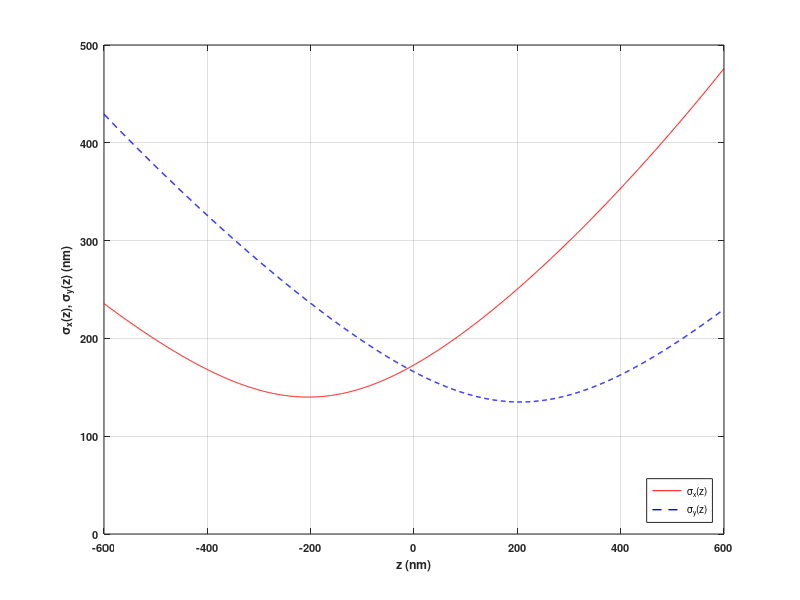

Source code (MATLAB): (Note: this script raises an error after producing the figure.)
%%%%%%%%%%%%%%%%%%%%%%%%%%%%%%%%%%%%%%%%%%%%%%%%%%%%%%%%%%%%%%%%%%%%%%
% This program generates figures and data movies for the paper titled 
% "Markov chain models of emitter activations in single molecule 
% localization microscopy". 
% 
% Section(A): Cycled illumination for 3D imaging 
% Section(B): Continuously illumination for 2D imaging 
% 
% You can choose to run one section
% 
% Yi Sun
% Electrical Engineering Department
% The City College of City University of New York
% E-mail: ysun@ccny.cuny.edu
% 01/06, 04/29, 05/07, 08/15/2024, 09/07/2024
%%%%%%%%%%%%%%%%%%%%%%%%%%%%%%%%%%%%%%%%%%%%%%%%%%%%%%%%%%%%%%%%%%%%%%

%%%%%%%%%%%%%%%%%%%%%%%%%%%%%%%%%%%%%%%%%%%%%%%%%%%%%%%%%%%%%%%%%%%%%%
%% Section (A): Cycled illumination for 3D imaging 
%%%%%%%%%%%%%%%%%%%%%%%%%%%%%%%%%%%%%%%%%%%%%%%%%%%%%%%%%%%%%%%%%%%%%%
%%% Emitter distance 
clear
fprintf(1,'Section (A): Cycled illumination for 3D imaging \n') ; 
eD=40 ;         % nm 
rng('default') ; 
rng(eD) ;       % use eD as key to initialize random number generators
fprintf(1,'Emitter lateral distance: %d (nm) \n',eD) ; 
%%% Optical system: 3D astigmatic PSF
c=205 ;
d=290 ;         % depth of microscope
sigmax0=280/2 ; Ax=0.05 ; Bx=0.03 ;   % nm
sigmay0=270/2 ; Ay=-0.01 ; By=0.02 ;	% 
%%% show sigmax, sigmay vs. z for 3d PSF
z=-600:600 ;
sigmax=sigmax0*(1+(z+c).^2/d^2+Ax*(z+c).^3/d^3+Bx*(z+c).^4/d^4).^0.5 ;
sigmay=sigmay0*(1+(z-c).^2/d^2+Ay*(z-c).^3/d^3+By*(z-c).^4/d^4).^0.5 ;
figure('Units','inches','Position',[4 6 4*[1 0.75]],'Color',[1 1 1]) ;
lg=plot(z,sigmax,'r-',z,sigmay,'b--','LineWidth',1) ;
axis([-600 600 0 500])
grid on
legend(lg,'\sigma_x(z)','\sigma_y(z)','Location','southeast')
xlabel('z (nm)')
ylabel('\sigma_x(z), \sigma_y(z) (nm)')
set(gca,'FontSize',8,'FontWeight','bold') ;

%%% Frame parameters
% sample is located at [0,Lx]x[0,Ly]x[-Lz,Lz]
Lx=4e3 ; Ly=Lx ;      % frame size in nm
Dx=1e2 ; Dy=1e2 ;     % pixel size in nm
Kx=Lx/Dx ; Ky=Ly/Dy ; % frame size in pixels
Lz=400 ;              % 2 x Lz = axial depth in nm
%%% Emitter intensity and signal to noise ratio
Dt=0.01 ;             % second, time per frame (1/Dt is frame rate) 
Ih=240000 ;           % average number of detected photons per emitter per second
DtIh=Dt*Ih ;          % photon count per frame per emitter 
% 'medium SNR'        % 
b=0.3 ;               % mean of Poisson noise (photons/s/nm^2)
                      % uniform background Poisson noise is assumed
G=0.2 ;               % variance of Gaussian noise (photons/s/nm^2) 
rp=Ih/b ;             % 800000 (nm^2/emitter) 
rg=Ih/G ;             % 1200000 (nm^2/emitter) 
r=rp*rg/(rp+rg) ;     % 480000 (nm^2/emitter) 
mu=5 ;                % mean of Gaussian noise (photons/s/nm^2)
Coff=mu*Dt*Dx*Dy ;    % Coff=819.2 photons/pixel; Camera offset in effect
% calculate SNR by Ref. [17] 
z0=0 ;                % consider z0=0 only 
sigmax_z0= ...        % 172.8791 nm
  sigmax0*(1+(z0+c).^2/d^2+Ax*(z0+c).^3/d^3+Bx*(z0+c).^4/d^4).^0.5 ;
sigmay_z0= ...        % 165.7935 nm
  sigmay0*(1+(z0-c).^2/d^2+Ay*(z0-c).^3/d^3+By*(z0-c).^4/d^4).^0.5 ;
SNR=10*log10(r) ...   % 1.2193 (dB) 
  -10*log10(sigmax_z0*sigmay_z0)-11.02

%%% Emitter locations - ground truth
fprintf(1,'Emitter locations: \n') ;
M=500 ;               % number of emitters
phi=0.1 ; beta=7.5+0.5*rand ;  % helix parameters 
xy1=zeros(3,M) ; 
J=zeros(1,M) ; 
m=1 ; J(m)=2 ;        % 1st emitter locaiton
xy1(:,m)=[beta*J(m)*cos(phi*J(m))  
          beta*J(m)*sin(phi*J(m))
          -Lz+(m-0.5)*(2*Lz/M)] ; 
for m=2:M
  if mod(m,10)==0||m==1
    fprintf(1,'M=%3d m=%3d \n',M,m) ;
  end
  syms t0
  St=vpasolve((beta*t0*cos(phi*t0)-xy1(1,m-1))^2+(beta*t0*sin(phi*t0)-xy1(2,m-1))^2==eD^2,t0,J(m-1)+0.1) ;
  J(m)=St ;
  xy1(:,m)=[beta*J(m)*cos(phi*J(m)) 
            beta*J(m)*sin(phi*J(m))
            -Lz+(m-0.5)*(2*Lz/M)] ; 
end
phi_=2*pi*rand ;            % random initial position in lateral plane
xy_=[cos(phi_) -sin(phi_) 
     sin(phi_) cos(phi_)]*xy1(1:2,:)+2*randn(2,1) ; 
xy0=[(max(xy_(1,:))+min(xy_(1,:)))/2 ; (max(xy_(2,:))+min(xy_(2,:)))/2] ;
xy_=xy_-xy0+[Lx/2 ; Ly/2] ; % adjust to frame center in lateral plane
xyz=[xy_ ; xy1(3,:)] ;      % ground truth emitter locaitons 

%%% Fig. 8. 3D emitter locations 
fprintf(1,'Fig. 8 \n') ; 
wx=3 ; wy=0.6*wx ; dx=0.62 ; dy=-0.12 ; 
PS=[dx/2+0.04 dy/2+0.25 wx-dx wy-dy] ;    % Positions of subfigures 
figure('Units','inches','Position',[3 4 wx wy],'Color',[1 1 1]) ;
subplot(1,1,1,'Units','inches','Position',PS) ;
plot3(xyz(1,:),xyz(2,:),xyz(3,:),'k.','MarkerSize',3) 
axis([0 Lx 0 Ly -Lz Lz])
xlabel('x (nm)','FontSize',6)
ylabel('y (nm)','FontSize',6)
zlabel('z (nm)','FontSize',6)
set(gca,'XTick',[0 1000 2000 3000 4000]) ;
set(gca,'XTickLabel',[0 1000 2000 3000 4000]) ;
set(gca,'YTick',[0 1000 2000 3000 4000]) ;
set(gca,'YTickLabel',[0 1000 2000 3000 4000]) ;
set(gca,'ZTick',[-400 -200 0 200 400]) ;
set(gca,'ZTickLabel',[-400 -200 0 200 400]) ;
set(gca,'FontSize',6) ;
print('Fig8.tif','-dtiffn')

%%% Emitter activation parameters: Cycled illumination, state 0, 1, 2 
% A-phase
tA0=0.014 ;       % < tA1, tD0, 1.44*KA*Dt=0.0144*KA, mean of TA0 in sec
pA0=exp(-Dt/tA0)  % 0.4895, probability to retain state 0 in Dt
tA1=0.02 ;        % > tA0, tD1, mean of time TA1 in sec
pA1=exp(-Dt/tA1)  % 0.6065, probability to retain state 1 in Dt
% D-phase 
tD0=0.30 ;        % > tA0, tD1, mean of time TD0 in sec 
pD0=exp(-Dt/tD0)  % 0.9672, probability to retain state 0 in Dt
tD1=0.008 ;       % < tA1, tD0, 1.44*KD*Dt=0.0144*KD, mean of time TD1 in sec
pD1=exp(-Dt/tD1)  % 0.2865, probability to retain state 1 in Dt
% photoactivatable period 
t=5 ;             % mean of time T 
p=exp(-Dt/t)      % 0.9980, probability to retain photoactivatable in Dt
% transition probabilities
a00=pA0*p         % 0.4886, Trans. prob. from state 0 to 0
a10=(1-pA0)*p     % 0.5094, Trans. prob. from state 0 to 1
a20=1-p           % 0.0020, Trans. prob. from state 0 to 2
a01=(1-pA1)*p     % 0.3927, Trans. prob. from state 1 to 0
a11=pA1*p         % 0.6053, Trans. prob. from state 1 to 1
a21=1-p           % 0.0020, Trans. prob. from state 1 to 2
d00=pD0*p         % 0.9653, Trans. prob. from state 0 to 0
d10=(1-pD0)*p     % 0.0327, Trans. prob. from state 0 to 1
d20=1-p           % 0.0020, Trans. prob. from state 0 to 2
d01=(1-pD1)*p     % 0.7121, Trans. prob. from state 1 to 0
d11=pD1*p         % 0.2859, Trans. prob. from state 1 to 1
d21=1-p           % 0.0020, Trans. prob. from state 1 to 2

%%% Emitter activation states: KA=1, KD=3 
C=125 ;                     % number of cycles
KA=1 ;                      % number of A-frames per cycle
KD=3 ;                      % number of D-frames per cycle
K=KA+KD ;                   % total number of frames per cycle 
N=C*K ;                     % number of frames in data movie
                            % Temporal resolution (TR): N*Dt=5 sec
[ca,p,h1]=emActMarkovCycle(t,tA1,tA0,tD1,tD0,Dt,C,KA,KD,M) ; 
a=(ca==1) ;                 % a(m,n)=1 if activated; a(m,n)=0 otherwise  
                            % sum(sum(a')==0): # of emitters never activated 
Ma_=sum(a) ;                % number of activated emitters in nth frame
% compare formulas and estimates 
Np=p*(1-p^N)/(1-p)          % 315.74
Np_=sum(sum(ca~=2))/M       % 313.64
Nae1=sum(p.^(1:K).*h1)      % 0.80
Nae=((1-p^N)/(1-p^K))*Nae1  % 63.65
Nae_=sum(Ma_)/M             % 63.04
Na=M*Nae                    % 31826
Na_=M*Nae_                  % 31520

%%% Fig. 9. Number of activated emitters Ma(n) VS frame n
fprintf(1,'Fig. 9 \n') ; 
str=['r-' ; 'g-' ; 'm-' ; 'b-' ; 'c-'] ; 
wx=2.6 ; wy=0.75*wx ; dx=0.4 ; dy=0.34 ; 
PS=[dx/2+0.1 dy/2+0.1 wx-dx wy-dy] ;    % Positions of subplot 
figure('Units','inches','Position',[3 4 wx wy],'Color',[1 1 1]) ;
subplot(1,1,1,'Units','inches','Position',PS) ;
plot((1:N),Ma_,'k.','MarkerSize',5) ; hold on 
lg=zeros(1,K) ; 
for j=1:K
  n=(0:C-1)*K+j ; 
  Ma=M*p.^n*h1(j) ;        % average # A-frames for M emitters in nth frame
  lg(j)=plot(n,Ma,str(j,:),'MarkerSize',5) ; 
end
hold off 
legend(lg,'Frame 1','Frame 2','Frame 3','Frame 4', ...
  'Location','northeast','FontSize',6) ; 
axis([1 N 0 300])
ylabel('Number of activated emitters','FontSize',6)
xlabel('Frame n','FontSize',6) 
set(gca,'XTick',[0 50 100 150 200 250 300 350 400 450 500]) ;
set(gca,'XTickLabel',[0 50 100 150 200 250 300 350 400 450 500]) ;
set(gca,'YTick',[0 50 100 150 200 250 300]) ;
set(gca,'YTickLabel',[0 50 100 150 200 250 300]) ;
set(gca,'FontSize',6) ;
grid on
print('Fig9.tif','-dtiffn')

%%% Stack activated emitters in each frame
xyzActive=zeros(3,M,N) ;  % activated emitter locations in nth frame
for n=1:N
  if Ma_(n)>0
    k=0 ; 
    for m=1:M
      if a(m,n)
        k=k+1 ;
        xyzActive(:,k,n)=xyz(:,m) ;
      end
      if k==Ma_(n), break ; end
    end
  end
end

%%% Fig. 10: Data frames 101, 102, 103, 104
fprintf(1,'Fig. 10 \n') ; 
n12=101:104 ; 
em=[11 105 205 339 409] ;       % indices of emitters to be circled
st=['go' ; 'mo' ; 'yo' ; 'co' ; 'bo'] ;
wx=1.3 ; wy=1.3 ; dx=0.04 ; dy=0.04 ; 
figure('Units','inches','Position',[1 2 4*wx wy],'Color',[1 1 1]) ;
PS=[0*wx+dx/2 dy/2 wx-dx wy-dy  % Positions of subplots 
    1*wx+dx/2 dy/2 wx-dx wy-dy
    2*wx+dx/2 dy/2 wx-dx wy-dy
    3*wx+dx/2 dy/2 wx-dx wy-dy] ;
for i=1:length(n12)
  n=n12(i) ; 
  fprintf(1,'n=%d  Ma_(n)=%d \n',n,Ma_(n)) ; 
  k=Ma_(n) ;
  if k>0
    U=AS3D_Frame(c,d,sigmax0,Ax,Bx,sigmay0,Ay,By,Kx,Ky,Dx,Dy,Dt,Ih,b,mu,G,xyzActive(:,1:k,n)) ;
  else
    U=zeros(Ky,Kx) ;
  end
  subplot(1,4,i,'Units','inches','Position',PS(i,:)) ;
  show8bimage(U,'Yes','gray','No') ; hold on
  plot(xyz(1,:)/Dx+0.5,xyz(2,:)/Dy+0.5,'w.',xyzActive(1,1:Ma_(n),n)/Dx+0.5, ...
    xyzActive(2,1:Ma_(n),n)/Dy+0.5,'r.','MarkerSize',3.5) ;
  for m=1:length(em)
    plot(xyz(1,em(m))/Dx+0.5,xyz(2,em(m))/Dy+0.5,st(m,:),'MarkerSize',3.5) ;
  end
  if i==1
      plot([2 12],Ky-[1 1],'w-',[2 2],Ky-[1-0.8 1+0.8],'w-',[12 12],Ky-[1-0.8 1+0.8],'w-') ;
      text(3.5,Ky-3.5,'1 {\mu}m','Color','white','FontSize',6) ;
  end
  hold off
  fm=compose('Frame %d',n) ; 
  text(27,3,fm,'Color','white','fontsize',6) ;
  axis off
  [min(min(U)) max(max(U))]
end
print('Fig10.tif','-dtiffn')
[[n12 ; a(:,n12)] [0 ; sum(a(:,n12),2)] (0:N)']   
Ma_(n12)   % [229    74    30    21]

%%% Generate a video of data movie: 100 frames  
fprintf(1,'Generate a video of data movie: 100 frames\n') ; 
vidObj=VideoWriter('Cycled3D.mp4','MPEG-4') ; 
vidObj.FrameRate=5 ;      % frames/s in movie
open(vidObj) ; 
wx=3.4 ; wy=wx ; dx=0.1 ; dy=0.1 ; 
PS=[dx/2 dy/2 wx-dx wy-dy] ;    % Positions of subfigures 
figure('Units','inches','Position',[3 4 wx wy],'Color',[1 1 1]) ;
subplot(1,1,1,'Units','inches','Position',PS) ;
for n=1:100
  k=Ma_(n) ;
  if k>0
    U=AS3D_Frame(c,d,sigmax0,Ax,Bx,sigmay0,Ay,By,Kx,Ky,Dx,Dy,Dt,Ih,b,mu,G,xyzActive(:,1:k,n)) ;
  else
    U=zeros(Ky,Kx) ;
  end
  show8bimage(U,'Yes','gray','No') ; hold on
  plot(xyz(1,:)/Dx+0.5,xyz(2,:)/Dy+0.5,'w.',xyzActive(1,1:k,n)/Dx+0.5,xyzActive(2,1:k,n)/Dy+0.5,'r.') ;
  plot([2 7],Ky-[1 1],'w-',[2 2],Ky-[1-0.5 1+0.5],'w-',[7 7],Ky-[1-0.5 1+0.5],'w-') ;
  hold off
  text(2.2,Ky-2.3,'500 nm','Color','white','FontSize',8) ;
  currFrame=getframe(gcf) ;
  writeVideo(vidObj,currFrame) ;
  fprintf(1,'N=%d n=%3d Ma_(n)=%3d \n',N,n,k) ;
end
close(vidObj) ;

%%% Generate and save a data movie
fprintf(1,'Generate a data movie: \n') ; 
for n=1:N
  k=Ma_(n) ;
  if k>0
    U=AS3D_Frame(c,d,sigmax0,Ax,Bx,sigmay0,Ay,By,Kx,Ky,Dx,Dy,Dt,Ih,b,mu,G,xyzActive(:,1:k,n)) ; 
  else
    U=zeros(Ky,Kx) ; 
  end
  U16=uint16(U) ;
  filename_Frame=strcat('Movie-Cycled3D\Cycled3D-',num2str(n),'.tif') ;
  imwrite(U16,filename_Frame) ;    % save data frame
  if mod(n,10)==0||n==1
    fprintf(1,'N=%3d n=%3d Ma_(n)=%d \n',N,n,Ma_(n)) ;
  end
end

%%% Verify saved frames: 101, 102, 103, 104
fprintf(1,'Verification of frames 101-104 \n') ; 
n12=101:104 ; 
em=[11 105 205 339 409] ;           % show emitters in em
st=['go' ; 'mo' ; 'yo' ; 'co' ; 'bo'] ; 
wx=1.7 ; wy=1.7 ; dx=0.04 ; dy=0.04 ; 
figure('Units','inches','Position',[1 2 4*wx wy],'Color',[1 1 1]) ;
PS=[0*wx+dx/2 dy/2 wx-dx wy-dy      % Positions of subfigures 
    1*wx+dx/2 dy/2 wx-dx wy-dy
    2*wx+dx/2 dy/2 wx-dx wy-dy
    3*wx+dx/2 dy/2 wx-dx wy-dy] ;
for i=1:4 %length(n12)
  n=n12(i) ; 
  fprintf(1,'n=%d  Ma_(n)=%d \n',n,Ma_(n)) ; 
  filename_Frame=strcat('Movie-Cycled3D\Cycled3D-',num2str(n),'.tif') ;
  U16=imread(filename_Frame); % read a frame
  U=double(U16) ;
  subplot(1,4,i,'Units','inches','Position',PS(i,:)) ;
  show8bimage(U,'Yes','gray','No') ; hold on
  plot(xyz(1,:)/Dx+0.5,xyz(2,:)/Dy+0.5,'w.',xyzActive(1,1:Ma_(n),n)/Dx+0.5, ...
    xyzActive(2,1:Ma_(n),n)/Dy+0.5,'r.','MarkerSize',3.5) ;
  for m=1:length(em)
    plot(xyz(1,em(m))/Dx+0.5,xyz(2,em(m))/Dy+0.5,st(m,:),'MarkerSize',3.5) ;
  end
  if i==1
      plot([2 7],Ky-[1 1],'w-',[2 2],Ky-[1-0.5 1+0.5],'w-',[7 7],Ky-[1-0.5 1+0.5],'w-') ;
      text(1.8,Ky-2.5,'500 nm','Color','white','FontSize',5) ;
  end
  hold off
  fm=compose('Frame %d',n) ; 
  text(29.5,3,fm,'Color','white','fontsize',6) ;
  axis off
  [min(min(U)) max(max(U))]
end
[[n12 ; a(:,n12)] [0 ; sum(a(:,n12),2)] (0:N)']   
Ma_(n12)   % [229    74    30    21]


%%%%%%%%%%%%%%%%%%%%%%%%%%%%%%%%%%%%%%%%%%%%%%%%%%%%%%%%%%%%%%%%%%%%%%
%% Section (B): Continuous illumination for 2D imaging 
%%%%%%%%%%%%%%%%%%%%%%%%%%%%%%%%%%%%%%%%%%%%%%%%%%%%%%%%%%%%%%%%%%%%%%
%%% Emitter distance 
clear
fprintf(1,'Section (B): Continuous illumination for 2D imaging \n') ; 
eD=40 ;               % nm 
rng('default') ; 
rng(eD) ;             % use eD as key to initialize random number generators
fprintf(1,'Emitter lateral distance: %d (nm) \n',eD) ; 
%%% Optical system 
na=1.40 ; 
lambda=723 ;                  % Alexa700 wavelength in nm
a=2*pi*na/lambda ;  
% 2D Gaussian PSF; sigma is estimated from Airy PSF
sigma=1.3238/a ;              % sigma=108.81; 2*sigma=217.61 (nm) 
FWHM=2*sqrt(2*log(2))*sigma ; % FWHM=256.22 (nm)
%%% Frame paramiters
% Region of view: [0,Lx]x[0,Ly]
Lx=4e3 ; Ly=Lx ;      % frame size in nm
Dx=1e2 ; Dy=1e2 ;     % pixel size of cammera
Kx=Lx/Dx ; Ky=Ly/Dy ; % frame size in pixels
%%% Emitter intensity and signal to noise ratio
Dt=0.01 ;             % second, time per frame (1/Dt is frame rate) 
Ih=300000 ;           % average number of detected photons per emitter per second
DtIh=Dt*Ih ;          % photon count per frame per emitter 
% 'mediumSNR'         % 
b=5 ;                 % mean of Poisson noise (photons/s/nm^2)
                      % uniform backgroun Poisson noise is assumed
G=3 ;                 % variance of Gaussian noise (photons/s/nm^2)
% calcaulate SNR by Ref. [18]
betas=0.07912 ;       % Ref. [18]
beta=betas/sigma^2 ; 
rp=Ih/b ;             % 60000
nup=beta*rp ; 
SPNR=10*log10(nup)    % -3.97 (dB)
rg=Ih/G ;             % 100000
nug=beta*rg ; 
SGNR=10*log10(nug)    % -1.75 (dB)
r=rp*rg/(rp+rg) ;     % 37500
nu=beta*r ; 
SNR=10*log10(nu)      % -6.01 (dB): SNR=10*log10(r)-20*log10(sigma)-11.02
mu=5 ;                % mean of Gaussian noise (photons/s/nm^2)
Coff=mu*Dt*Dx*Dy ;    % Coff=819.2 photons/pixel; Camera offset in effect

%%% Emitter locations - ground truth
fprintf(1,'Emitter locations: \n') ;
M=500 ;
phi=0.1 ; beta=7+0.5*rand ;  % helix parameters xy1=zeros(2,M) ;
xy1=zeros(2,M) ; 
J=zeros(1,M) ; 
m=1 ; J(m)=2 ;            % 1st emitter locaiton
xy1(:,m)=[beta*J(m)*cos(phi*J(m)) ; beta*J(m)*sin(phi*J(m))] ; 
for m=2:M
  if mod(m,50)==0||m==2
    fprintf(1,'M=%3d m=%3d \n',M,m) ;
  end
  syms t0
  St=vpasolve((beta*t0*cos(phi*t0)-xy1(1,m-1))^2+(beta*t0*sin(phi*t0)-xy1(2,m-1))^2==eD^2,t0,J(m-1)+0.1) ;
  J(m)=St ;
  xy1(:,m)=[beta*J(m)*cos(phi*J(m)) ; beta*J(m)*sin(phi*J(m))] ;
end
phi_=2*pi*rand ;          % random initial position 
xy_=2*randn(2,1) ;  
xy=[[cos(phi_) -sin(phi_)] ; [sin(phi_) cos(phi_)]]*xy1+xy_ ; 
xy=xy+[Lx/2 ; Ly/2] ;     % adjust to frame center 
                          % ground truth emitter locaitons 

%%% Emitter activations parameters: Continuous illumination, state 0, 1, 2 
t0=0.40 ;                 % mean of T0 in sec
p0=exp(-Dt/t0)            % 0.9753, probability to retain state 0 in Dt
t1=0.025 ;                % mean of T1 in sec
p1=exp(-Dt/t1)            % 0.6703, probability to retain state 1 in Dt
t=4.5 ;                   % mean of T 
p=exp(-Dt/t)              % 0.9978, probability being photoactivatable in Dt
% transition probabilities
r00=p0*p                  % 0.9732, Trans. prob. from state 0 to 0
r10=(1-p0)*p              % 0.0246, Trans. prob. from state 0 to 1
r20=1-p                   % 0.0022, Trans. prob. from state 0 to 2
r01=(1-p1)*p              % 0.3290, Trans. prob. from state 1 to 0
r11=p1*p                  % 0.6688, Trans. prob. from state 1 to 1
r21=1-p                   % 0.0022, Trans. prob. from state 1 to 2

%%% Generate states of all emitters in data movie 
% and show number of activated emitters vs frame n
N=500 ;                   % number of frames in data movie
                          % Temporal resolution (TR): N*Dt=5 sec
[ca,p,h1]=emActMarkovContinue(t,t1,t0,Dt,N,M) ;
                          % h1=0.0697
a=(ca==1) ;               % a(m,n)=1 if activated; a(m,n)=0 otherwise  
                          % sum(sum(a')==0): # of emitters never activated 
Ma_=sum(a) ;              % number of activated emitters in nth frame
n=1:N ;
Ma=M*p.^n*h1 ;            % average # A-frames for M emitters in nth frame
% compare formulas and estimates 
Np=p*(1-p^N)/(1-p)        % 301.53
Np_=sum(sum(ca~=2))/M     % 302.03
Nae1=p*h1                 % 0.0695
Nae=((1-p^N)/(1-p))*Nae1  % 21.01
Nae_=sum(Ma_)/M           % 21.40
Na=M*Nae                  % 10504
Na_=M*Nae_                % 10699

%%% Fig. 11: number of activated emitters Ma(n) vs frame n
fprintf(1,'Fig. 11 \n') ;
wx=2.6 ; wy=0.75*wx ; dx=0.4 ; dy=0.34 ; 
PS=[dx/2+0.1 dy/2+0.1 wx-dx wy-dy] ;    % Positions of subfigures 
figure('Units','inches','Position',[3 4 wx wy],'Color',[1 1 1]) ;
subplot(1,1,1,'Units','inches','Position',PS) ;
plot(n,Ma_,'k.',n,Ma,'k-','MarkerSize',5) ;
axis([1 N 0 50])
ylabel('Number of activated emitters','FontSize',6)
xlabel('Frame n','FontSize',6) 
set(gca,'XTick',[0 50 100 150 200 250 300 350 400 450 500]) ;
set(gca,'XTickLabel',[0 50 100 150 200 250 300 350 400 450 500]) ;
set(gca,'YTick',[0 5 10 15 20 25 30 35 40 45 50]) ;
set(gca,'YTickLabel',[0 5 10 15 20 25 30 35 40 45 50]) ;
set(gca,'FontSize',6) ;
grid on
print('Fig11.tif','-dtiffn')

%%% Stack activated emitters in each frame
xyActive=zeros(2,M,N) ;  % activated emitter locations in nth frame
for n=1:N
  if Ma_(n)>0
    k=0 ; 
    for m=1:M
      if a(m,n)
        k=k+1 ;
        xyActive(:,k,n)=xy(:,m) ;
      end
      if k==Ma_(n), break ; end
    end
  end
end

%%% Fig. 12: Data frames 101, 102, 103, 104
fprintf(1,'Fig. 12 \n') ;
n12=101:104 ; 
em=[18 132 209 370 458] ;           % indices of emitters to be circled
st=['go' ; 'bo' ; 'mo' ; 'yo' ; 'co'] ; 
wx=1.3 ; wy=1.3 ; dx=0.04 ; dy=0.04 ; 
figure('Units','inches','Position',[1 2 4*wx wy],'Color',[1 1 1]) ;
PS=[0*wx+dx/2 dy/2 wx-dx wy-dy      % Positions of subfigures 
    1*wx+dx/2 dy/2 wx-dx wy-dy
    2*wx+dx/2 dy/2 wx-dx wy-dy
    3*wx+dx/2 dy/2 wx-dx wy-dy] ;
for i=1:length(n12)
  n=n12(i) ; 
  fprintf(1,'n=%d  Ma_(n)=%d \n',n,Ma_(n)) ; 
  k=Ma_(n) ;
  if k>0
    U=Gauss2D_Frame(sigma,Kx,Ky,Dx,Dy,Dt,Ih,b,mu,G,xyActive(:,1:k,n)) ;
  else
    U=zeros(Ky,Kx) ;
  end
  subplot(1,4,i,'Units','inches','Position',PS(i,:)) ;
  show8bimage(U,'Yes','gray','No') ; hold on
  plot(xy(1,:)/Dx+0.5,xy(2,:)/Dy+0.5,'w.',xyActive(1,1:Ma_(n),n)/Dx+0.5, ... 
    xyActive(2,1:Ma_(n),n)/Dy+0.5,'r.','MarkerSize',3.5) ;
  for m=1:length(em)
    plot(xy(1,em(m))/Dx+0.5,xy(2,em(m))/Dy+0.5,st(m,:),'MarkerSize',3.5) ;
  end
  if i==1
      plot([2 12],Ky-[1 1],'w-',[2 2],Ky-[1-0.8 1+0.8],'w-',[12 12],Ky-[1-0.8 1+0.8],'w-') ;
      text(3.5,Ky-3.5,'1 {\mu}m','Color','white','FontSize',6) ;
  end
  hold off
  fm=compose('Frame %d',n) ; 
  text(27,3,fm,'Color','white','fontsize',6) ;
  axis off
  [min(min(U)) max(max(U))]
end
print('Fig12.tif','-dtiffn')
[[n12 ; a(:,n12)] [0 ; sum(a(:,n12),2)] (0:N)']   
Ma_(n12)   % [32    34    39    39]

%%% Generate a video of data movie: 100 frames  
fprintf(1,'Generate a video of data movie: 100 frames \n') ; 
vidObj=VideoWriter('Continuous2D.mp4','MPEG-4') ; 
vidObj.FrameRate=5 ;      % frames/s in movie
open(vidObj) ; 
wx=3.4 ; wy=wx ; dx=0.1 ; dy=0.1 ; 
PS=[dx/2 dy/2 wx-dx wy-dy] ;    % Positions of subfigures 
figure('Units','inches','Position',[3 4 wx wy],'Color',[1 1 1]) ;
subplot(1,1,1,'Units','inches','Position',PS) ;
for n=1:100
  k=Ma_(n) ;
  if k>0
    U=Gauss2D_Frame(sigma,Kx,Ky,Dx,Dy,Dt,Ih,b,mu,G,xyActive(:,1:k,n)) ;
  else
    U=zeros(Ky,Kx) ;
  end
  show8bimage(U,'Yes','gray','No') ; hold on
  plot(xy(1,:)/Dx+0.5,xy(2,:)/Dy+0.5,'w.',xyActive(1,1:k,n)/Dx+0.5,xyActive(2,1:k,n)/Dy+0.5,'r.') ;
  plot([2 7],Ky-[1 1],'w-',[2 2],Ky-[1-0.5 1+0.5],'w-',[7 7],Ky-[1-0.5 1+0.5],'w-') ;
  hold off
  text(2.2,Ky-2.3,'500 nm','Color','white','FontSize',8) ;
  currFrame=getframe(gcf) ;
  writeVideo(vidObj,currFrame) ;
  fprintf(1,'N=%d n=%3d Ma_(n)=%3d \n',N,n,k) ;
end
close(vidObj) ;

%%% Generate and save a data movie
fprintf(1,'Generate a data movie: \n') ; 
for n=1:N
  k=Ma_(n) ;
  if k>0
    U=Gauss2D_Frame(sigma,Kx,Ky,Dx,Dy,Dt,Ih,b,mu,G,xyActive(:,1:k,n)) ;
  else
    U=zeros(Ky,Kx) ; 
  end
  U16=uint16(U) ;
  filename_Frame=strcat('Movie-Continuous2D\Continuous2D-',num2str(n),'.tif') ;
  imwrite(U16,filename_Frame) ;   % save data frame
  if mod(n,10)==0||n==1
    fprintf(1,'N=%3d n=%3d Ma_(n)=%d \n',N,n,Ma_(n)) ;
  end
end

%%% Verify saved frames 101-104
fprintf(1,'Verify saved frames 101-104 \n') ;
n12=101:104 ; 
em=[18 132 209 370 458] ;           % indices of emitters to be circled
st=['go' ; 'bo' ; 'mo' ; 'yo' ; 'co'] ; 
wx=1.7 ; wy=1.7 ; dx=0.04 ; dy=0.04 ; 
figure('Units','inches','Position',[1 2 4*wx wy],'Color',[1 1 1]) ;
PS=[0*wx+dx/2 dy/2 wx-dx wy-dy      % Positions of subfigures 
    1*wx+dx/2 dy/2 wx-dx wy-dy
    2*wx+dx/2 dy/2 wx-dx wy-dy
    3*wx+dx/2 dy/2 wx-dx wy-dy] ;
for i=1:length(n12)
  n=n12(i) ; 
  fprintf(1,'n=%d  Na(n)=%d \n',n,Ma_(n)) ; 
  filename_Frame=strcat('Movie-Continuous2D\Continuous2D-',num2str(n),'.tif') ;
  U16=imread(filename_Frame); % read a frame
  U=double(U16) ;
  subplot(1,4,i,'Units','inches','Position',PS(i,:)) ;
  show8bimage(U,'Yes','gray','No') ; hold on
  plot(xy(1,:)/Dx+0.5,xy(2,:)/Dy+0.5,'w.',xyActive(1,1:Ma_(n),n)/Dx+0.5, ...
    xyActive(2,1:Ma_(n),n)/Dy+0.5,'r.','MarkerSize',3.5) ;
  for m=1:length(em)
    plot(xy(1,em(m))/Dx+0.5,xy(2,em(m))/Dy+0.5,st(m,:),'MarkerSize',3.5) ;
  end
  if i==1
    plot([2 7],Ky-[1 1],'w-',[2 2],Ky-[1-0.5 1+0.5],'w-',[7 7],Ky-[1-0.5 1+0.5],'w-') ;
    text(1.8,Ky-2.5,'500 nm','Color','white','FontSize',5) ;
  end
  hold off
  fm=compose('Frame %d',n) ; 
  text(29.5,3,fm,'Color','white','fontsize',6) ;
  axis off
  [min(min(U)) max(max(U))]
end
[[n12 ; a(:,n12)] [0 ; sum(a(:,n12),2)] (0:N)']   
Ma_(n12)   % [32    34    39    39]
